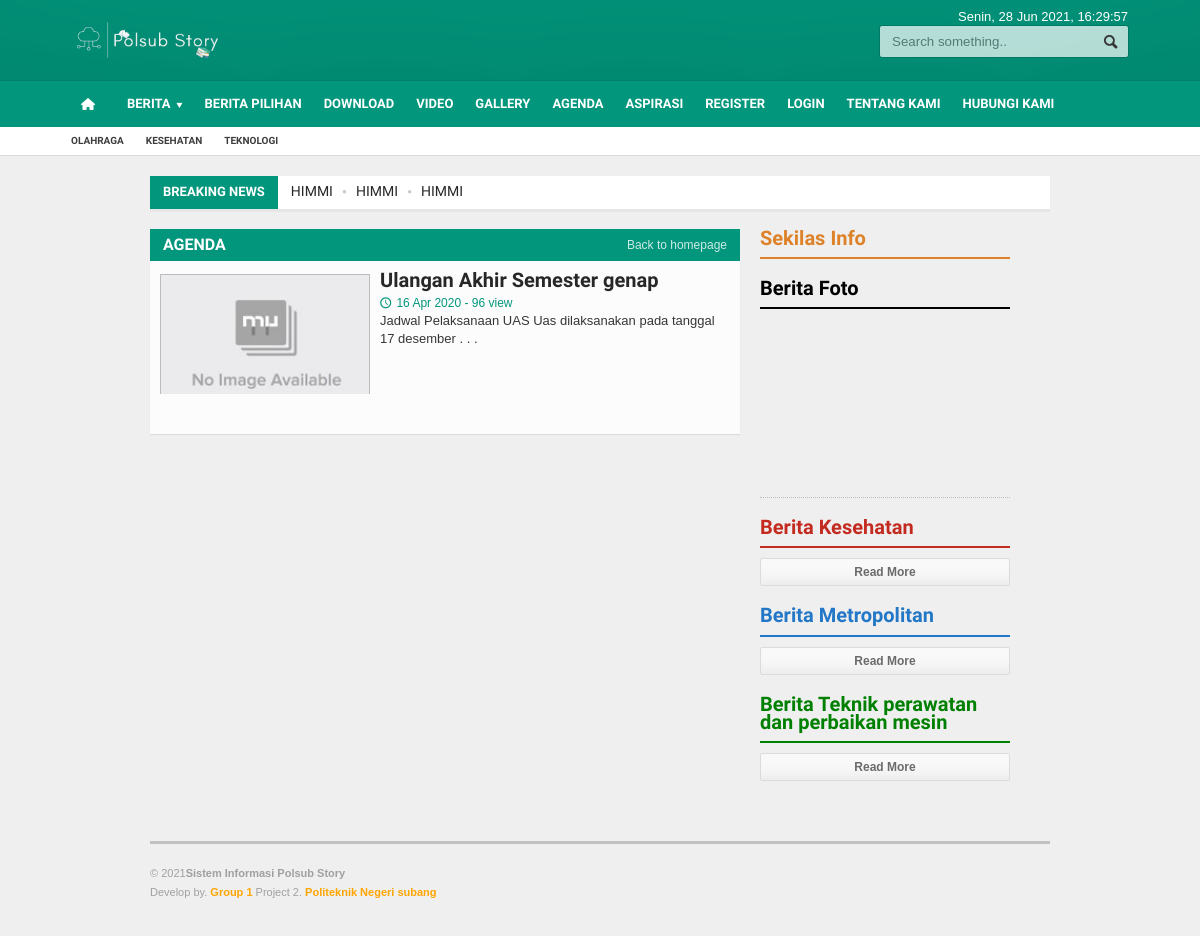
The page /index.php/agenda on the database its author committed.
### tables this page shows
CREATE TABLE `logo` (
  `id_logo` int(5) NOT NULL,
  `gambar` varchar(100) NOT NULL
);

CREATE TABLE `menu` (
  `id_menu` int(5) NOT NULL,
  `id_parent` int(5) NOT NULL DEFAULT 0,
  `nama_menu` varchar(255) NOT NULL,
  `link` varchar(100) NOT NULL,
  `aktif` enum('Ya','Tidak') NOT NULL DEFAULT 'Ya',
  `position` enum('Top','Bottom') DEFAULT 'Bottom',
  `urutan` int(3) NOT NULL
);

CREATE TABLE `tag` (
  `id_tag` int(5) NOT NULL,
  `nama_tag` varchar(100) NOT NULL,
  `username` varchar(50) NOT NULL,
  `tag_seo` varchar(100) NOT NULL,
  `count` int(5) NOT NULL
);

CREATE TABLE `berita` (
  `id_berita` int(5) NOT NULL,
  `id_kategori` int(5) NOT NULL,
  `username` varchar(30) NOT NULL,
  `judul` varchar(100) NOT NULL,
  `sub_judul` varchar(255) NOT NULL,
  `youtube` varchar(100) NOT NULL,
  `judul_seo` text NOT NULL,
  `headline` enum('Y','N') NOT NULL DEFAULT 'Y',
  `aktif` enum('Y','N') NOT NULL DEFAULT 'N',
  `utama` enum('Y','N') NOT NULL DEFAULT 'Y',
  `isi_berita` longtext NOT NULL,
  `keterangan_gambar` text NOT NULL,
  `hari` varchar(20) NOT NULL,
  `tanggal` date NOT NULL,
  `jam` time NOT NULL,
  `gambar` varchar(100) NOT NULL,
  `dibaca` int(5) NOT NULL DEFAULT 1,
  `tag` varchar(100) NOT NULL,
  `status` enum('Y','N') NOT NULL DEFAULT 'Y'
);

CREATE TABLE `agenda` (
  `id_agenda` int(5) NOT NULL,
  `tema` varchar(100) NOT NULL,
  `tema_seo` varchar(100) NOT NULL,
  `isi_agenda` text NOT NULL,
  `tempat` varchar(100) NOT NULL,
  `pengirim` varchar(100) NOT NULL,
  `gambar` varchar(100) NOT NULL,
  `tgl_mulai` date NOT NULL,
  `tgl_selesai` date NOT NULL,
  `tgl_posting` date NOT NULL,
  `jam` varchar(50) NOT NULL,
  `dibaca` int(5) NOT NULL DEFAULT 1,
  `username` varchar(50) NOT NULL
);

CREATE TABLE `kategori` (
  `id_kategori` int(5) NOT NULL,
  `nama_kategori` varchar(50) NOT NULL,
  `username` varchar(50) NOT NULL,
  `kategori_seo` varchar(100) NOT NULL,
  `aktif` enum('Y','N') NOT NULL DEFAULT 'Y',
  `sidebar` int(10) NOT NULL,
  `gambar_utama` text NOT NULL
);

### application/views/phpmu-magazine/agenda.php (shortened to what the rows shown need)
<div class="main-content">
		<div class="main-page left">
			<div class="double-block">
				<div class="content-block main left">
					<div class="block">
						<div class="block-title">
							<h2>Agenda</h2>
						</div>
						<div class="block-content">
						<ul class="article-block">
							<?php
							  foreach ($agenda->result_array() as $r) {
								  $tgl_posting = tgl_indo($r['tgl_posting']);
								  $baca = $r['dibaca']+1;
								  $judull = substr($r['tema'],0,33);
								  $isi_agenda =(strip_tags($r['isi_agenda']));
								  $isi = substr($isi_agenda,0,280);
								  $isi = substr($isi_agenda,0,strrpos($isi," "));
								  echo "<li>
										<div style='height:120px; background:#e3e3e3; overflow:hidden; margin-right:10px' class='article-photo hidden-xs'>
											<a href='".base_url()."$r[judul_seo]' class='hover-effect'>";
											if ($r['gambar']==''){
												echo "<img width='210px' src='".base_url()."asset/foto_agenda/small_no-image.jpg'>";
											}else{
												echo "<img width='210px' src='".base_url()."asset/foto_agenda/$r[gambar]'>";
											}
											echo "</a>
										</div>
										<div class='article-photo visible-xs'>";
									echo "</div>
										<div class='article-content'>
											<h2 class='hidden-xs h2-judul'><a title='$r[judul]' href='".base_url()."agenda/detail/$r[tema_seo]'>$judull</a></h2>
											<h4 class='visible-xs'><a title='$r[judul]' href='".base_url()."agenda/detail/$r[tema_seo]'><b>$judull</b></a></h4>
											<span class='meta'>
												<a href='".base_url()."agenda/detail/$r[tema_seo]'><span class='icon-text'>&#128340;</span>$tgl_posting - $baca view</a>
											</span>
											<p class='hidden-xs'>$isi . . .</p>
										</div>
									</li>";
							  }
						?>
						</ul>
						</div>
					</div>
				</div>
				<div class="content-block right">
					<?php include "sidebar_kiri.php"; ?>
				</div>
			</div>
		</div>
			<?php include "sidebar_kanan.php"; ?>
	</div>

### application/views/phpmu-magazine/sidebar_kiri.php (shortened to what the rows shown need)
<div class="block">
	<h2 style='color: #dd8229;border-bottom: 2px solid #dd8229;' class="list-title">Sekilas Info</h2>
</div>
<div class="block">
  <h2 style='color:#000; border-bottom: 2px solid #000;' class="list-title">Berita Foto</h2>
</div>
<div class="block">
	<?php $rh = $this->model_utama->view_where('kategori',array('sidebar' => 5))->row_array(); ?>
	<h2 class="list-title" style="color: #c42b20;border-bottom: 2px solid #c42b20;">Berita <?php echo "$rh[nama_kategori]"; ?></h2>
	<a href="<?php echo base_url()."kategori/detail/$rh[kategori_seo]"; ?>" class="more">Read More</a>
</div>
<div class="block">
	<?php $rhx = $this->model_utama->view_where('kategori',array('sidebar' => 6))->row_array(); ?>
	<h2 class="list-title" style="color: #2277c6;border-bottom: 2px solid #2277c6;">Berita <?php echo "$rhx[nama_kategori]"; ?></h2>
	<a href="<?php echo base_url()."kategori/detail/$rhx[kategori_seo]"; ?>" class="more">Read More</a>
</div>
<div class="block">
	<?php $rha = $this->model_utama->view_where('kategori',array('sidebar' => 7))->row_array(); ?>
	<h2 class="list-title" style="color:green; border-bottom: 2px solid green;">Berita <?php echo "$rha[nama_kategori]"; ?></h2>
	<a href="<?php echo base_url()."kategori/detail/$rhx[kategori_seo]"; ?>" class="more">Read More</a>
</div>

### application/views/phpmu-magazine/template.php (shortened to what the rows shown need)
<!DOCTYPE HTML>
<html lang = "id">
<head>
	<link type="text/css" rel="stylesheet" href="<?php echo base_url(); ?>template/<?php echo template(); ?>/background/<?php echo background(); ?>/reset.css" />
	<link type="text/css" rel="stylesheet" href="<?php echo base_url(); ?>template/<?php echo template(); ?>/background/<?php echo background(); ?>/main-stylesheet.css" />
	<link type="text/css" rel="stylesheet" href="<?php echo base_url(); ?>template/<?php echo template(); ?>/background/<?php echo background(); ?>/shortcode.css" />
	<link type="text/css" rel="stylesheet" href="<?php echo base_url(); ?>template/<?php echo template(); ?>/background/<?php echo background(); ?>/fonts.css" />
	<link type="text/css" rel="stylesheet" href="<?php echo base_url(); ?>template/<?php echo template(); ?>/background/<?php echo background(); ?>/responsive.css" />
	<link type="text/css" rel="stylesheet" href="<?php echo base_url(); ?>template/<?php echo template(); ?>/background/style.css">
	<link type="text/css" rel="stylesheet" href="<?php echo base_url(); ?>template/<?php echo template(); ?>/background/ideaboxWeather.css">
	<link type="text/css" rel="stylesheet" href="<?php echo base_url(); ?>template/<?php echo template(); ?>/slide/slide.css">
	<link rel="stylesheet" href="<?php echo base_url(); ?>template/<?php echo template(); ?>/lightbox/lightbox.css">
</head>
<body>
<div class="boxed">
	<div class="header">
		<?php include "header.php"; ?>
	</div>
	<div class="content">
		<div class="wrapper">
			<div class="breaking-news">
				<ul>
					<?php
					  $terkini = $this->model_utama->view_where_ordering_limit('berita',array('status' => 'Y'),'id_berita','DESC',0,10);
					  foreach ($terkini->result_array() as $row) {
						echo "<li><a href='$row[judul_seo]'>$row[judul]</a></li>";
					  }
					?>
				</ul>
			</div>
			<div class="main-content">
				<?php echo $contents; ?>
			</div>
		</div>
	</div>
</div>
</body>
</html>

### application/views/phpmu-magazine/header.php (shortened to what the rows shown need)
<?php
echo "<div class='wrapper'>
	<div class='header-logo'>";
		  $logo = $this->model_utama->view_ordering_limit('logo','id_logo','DESC',0,1);
		  foreach ($logo->result_array() as $row) {
			echo "<a href='".base_url()."'><img style='max-height:50px' src='".base_url()."asset/logo/$row[gambar]'/></a>";
		  }
	echo "</div>
	<div class='header-menu'>
		<ul>";
		echo "</ul>
	</div>
	<div class='header-addons'>
		<span class='city'>
		  ".hari_ini(date('w')).", ".tgl_indo(date('Y-m-d')).", <span id='jam'></span></span>
		<div class='header-search'>
			".form_open('berita/index')."
				<input type='text' placeholder='Search something..'' name='kata' class='search-input' required/>
				<input type='submit' value='Search' name='cari' class='search-button'/>
			</form>
		</div>
	</div>
</div>
<div class='main-menu sticky'>
	<div class='wrapper'>";
		function main_menu() {
			$ci = & get_instance();
	        $query = $ci->db->query("SELECT id_menu, nama_menu, link, id_parent FROM menu where aktif='Ya' AND position='Bottom' order by urutan");
	        $menu = array('items' => array(),'parents' => array());
	        foreach ($query->result() as $menus) {
	            $menu['items'][$menus->id_menu] = $menus;
	            $menu['parents'][$menus->id_parent][] = $menus->id_menu;
	        }
	        if ($menu) {
	            $result = build_main_menu(0, $menu);
	            return $result;
	        }else{
	            return FALSE;
	        }
	    }
		function build_main_menu($parent, $menu) {
	        $html = "";
	        if (isset($menu['parents'][$parent])) {
	        	if ($parent=='0'){
		            $html .= "<ul class='the-menu'>
		            			<li><a href='".base_url()."' style='background: url(".base_url()."asset/images/home.png) no-repeat center; font-size:0; width:34px;'><br></a></li>";
		        }else{
		        	$html .= "<ul>";
		        }
	            foreach ($menu['parents'][$parent] as $itemId) {
	                if (!isset($menu['parents'][$itemId])) {
	                    if(preg_match("/^http/", $menu['items'][$itemId]->link)) {
	                        $html .= "<li><a target='_BLANK' href='".$menu['items'][$itemId]->link."'>".$menu['items'][$itemId]->nama_menu."</a></li>";
	                    }else{
	                        $html .= "<li><a href='".base_url().''.$menu['items'][$itemId]->link."'>".$menu['items'][$itemId]->nama_menu."</a></li>";
	                    }
	                }
	                if (isset($menu['parents'][$itemId])) {
	                    if(preg_match("/^http/", $menu['items'][$itemId]->link)) {
	                        $html .= "<li><a target='_BLANK' href='".$menu['items'][$itemId]->link."'><span>".$menu['items'][$itemId]->nama_menu."</span></a>";
	                    }else{
	                        $html .= "<li><a href='".base_url().''.$menu['items'][$itemId]->link."'><span>".$menu['items'][$itemId]->nama_menu."</span></a>";
	                    }
	                    $html .= build_main_menu($itemId, $menu);
	                    $html .= "</li>";
	                }
	            }
	            $html .= "</ul>";
	        }
	        return $html;
	    }
	    echo main_menu();
	echo "</div>
</div>
<div class='secondary-menu'>
	<div class='wrapper'>
		<ul>";
				$tag = $this->model_utama->view_ordering_limit('tag','id_tag','RANDOM',0,14);
		  		foreach ($tag->result_array() as $row) {
					echo "<li><a href='".base_url()."tag/detail/$row[tag_seo]'>$row[nama_tag]</a></li>";
				}
		echo "</ul>
	</div>
</div>";

### rows shown on the page
logo: gambar (picture)
menu: nama_menu "BERITA"
menu: nama_menu "BERITA PILIHAN"
menu: nama_menu "DOWNLOAD"
menu: nama_menu "VIDEO"
menu: nama_menu "GALLERY"
menu: nama_menu "AGENDA"
menu: nama_menu "ASPIRASI"
menu: nama_menu "REGISTER"
menu: nama_menu "LOGIN"
menu: nama_menu "TENTANG KAMI"
menu: nama_menu "HUBUNGI KAMI"
tag: nama_tag "OLAHRAGA"
tag: nama_tag "KESEHATAN"
tag: nama_tag "TEKNOLOGI"
berita: judul "HIMMI"
agenda: tema "Ulangan Akhir Semester genap", tgl_posting "16 Apr 2020", dibaca "96", isi_agenda "Jadwal Pelaksanaan UAS Uas dilaksanakan pada tanggal 17 desember"
kategori: nama_kategori "Kesehatan"
kategori: nama_kategori "Metropolitan"
kategori: nama_kategori "Teknik perawatan dan perbaikan mesin"
